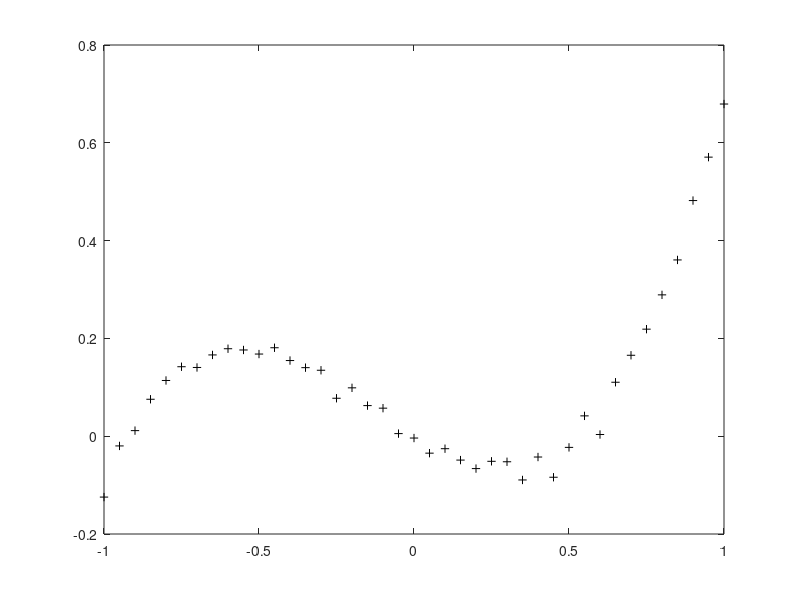

Here is the MATLAB script that generated this plot: (Note: this script raises an error after producing the figure.)

clc
clear
tic;
output=[]
%define points and desired output
x=-1:0.05:1;
len=length(x);
x_0=1;
rng(0,'twister');
d=0.8*x.^3+0.3*x.^2-0.4*x+normrnd(0,0.02,[1,len]);
figure,plot(x,d,'k+');
%initial setup(weight, LR and epochs)
w_1_01=rand;
w_1_02=rand;
w_1_03=rand;
w_1_11=rand;
w_1_12=rand;
w_1_13=rand;
w_2_11=rand;
w_2_12=rand;
w_2_13=rand;
w_2_21=rand;
w_2_22=rand;
w_2_23=rand;
w_2_31=rand;
w_2_32=rand;
w_2_33=rand;
w_3_11=rand;
w_3_21=rand;
w_3_31=rand;
learning_rate=0.01;
epochs=20000;
for i=1:epochs
    for j=1:41
        %using tanh in hidden layers
        v_1_1=x_0*w_1_01+x(j)*w_1_11;
        v_1_2=x_0*w_1_02+x(j)*w_1_12;
        v_1_3=x_0*w_1_03+x(j)*w_1_13;
        x_1_out1=(exp(v_1_1)-exp(-v_1_1))/(exp(v_1_1)+exp(-v_1_1));%X_out of first neutron in first layer
        x_1_out2=(exp(v_1_2)-exp(-v_1_2))/(exp(v_1_2)+exp(-v_1_2));%X_out of second neutron in first layer
        x_1_out3=(exp(v_1_3)-exp(-v_1_3))/(exp(v_1_3)+exp(-v_1_3));%X_out of third neutron in first layer
        v_2_1=x_1_out1*w_2_11+x_1_out2*w_2_21+x_1_out3*w_2_31;
        v_2_2=x_1_out1*w_2_12+x_1_out2*w_2_22+x_1_out3*w_2_32;
        v_2_3=x_1_out1*w_2_13+x_1_out2*w_2_23+x_1_out3*w_2_33;
        x_2_out1=(exp(v_2_1)-exp(-v_2_1))/(exp(v_2_1)+exp(-v_2_1));%X_out of first neutron in second layer
        x_2_out2=(exp(v_2_2)-exp(-v_2_2))/(exp(v_2_2)+exp(-v_2_2));%X_out of second neutron in second layer
        x_2_out3=(exp(v_2_3)-exp(-v_2_3))/(exp(v_2_3)+exp(-v_2_3));%X_out of third neutron in second layer
        v_3_1=x_2_out1*w_3_11+x_2_out2*w_3_21+x_2_out3*w_3_31;
        %using pure linear in output layer
        x_3_out1=v_3_1;
        dphidv_3_1=1;


        delta_3_1=(d(j)-x_3_out1)*dphidv_3_1;%local gradient
f
        %weight derivation in output layer
        w_3_11=w_3_11+learning_rate*delta_3_1*x_2_out1;
        w_3_21=w_3_21+learning_rate*delta_3_1*x_2_out2;
        w_3_31=w_3_31+learning_rate*delta_3_1*x_2_out3;

        %hidden layer derivation
        delta_2_1=delta_3_1*w_3_11*(1-(x_2_out1)^2);
        delta_2_2=delta_3_1*w_3_21*(1-(x_2_out2)^2);
        delta_2_3=delta_3_1*w_3_31*(1-(x_2_out3)^2);
        w_2_11=w_2_11+learning_rate*delta_2_1*x_1_out1;
        w_2_12=w_2_12+learning_rate*delta_2_2*x_1_out1;
        w_2_13=w_2_13+learning_rate*delta_2_3*x_1_out1;
        w_2_21=w_2_21+learning_rate*delta_2_1*x_1_out2;
        w_2_22=w_2_22+learning_rate*delta_2_2*x_1_out2;
        w_2_23=w_2_23+learning_rate*delta_2_3*x_1_out2;
        w_2_31=w_2_31+learning_rate*delta_2_1*x_1_out3;
        w_2_32=w_2_32+learning_rate*delta_2_2*x_1_out3;
        w_2_33=w_2_33+learning_rate*delta_2_3*x_1_out3;

        delta_1_1=(delta_2_1*w_2_11+delta_2_2*w_2_12+delta_2_3*w_2_13)*(1-(x_1_out1)^2);
        delta_1_2=(delta_2_1*w_2_21+delta_2_2*w_2_22+delta_2_3*w_2_23)*(1-(x_1_out2)^2);
        delta_1_3=(delta_2_1*w_2_31+delta_2_2*w_2_32+delta_2_3*w_2_33)*(1-(x_1_out3)^2);
        w_1_01=w_1_01+learning_rate*delta_1_1*x_0;
        w_1_02=w_1_02+learning_rate*delta_1_2*x_0;
        w_1_03=w_1_03+learning_rate*delta_1_3*x_0;
        w_1_11=w_1_11+learning_rate*delta_1_1*x(j);
        w_1_12=w_1_12+learning_rate*delta_1_2*x(j);
        w_1_13=w_1_13+learning_rate*delta_1_3*x(j);

    end
end

x=-0.97:0.1:0.93;
for k=1:length(x)
v_1_1=x_0*w_1_01+x(k)*w_1_11;
v_1_2=x_0*w_1_02+x(k)*w_1_12;
v_1_3=x_0*w_1_03+x(k)*w_1_13;
%using tanh in hidden layer
v_1_1=x_0*w_1_01+x(k)*w_1_11;
v_1_2=x_0*w_1_02+x(k)*w_1_12;
v_1_3=x_0*w_1_03+x(k)*w_1_13;
x_1_out1=(exp(v_1_1)-exp(-v_1_1))/(exp(v_1_1)+exp(-v_1_1));%X_out of first neutron in first layer
x_1_out2=(exp(v_1_2)-exp(-v_1_2))/(exp(v_1_2)+exp(-v_1_2));%X_out of second neutron in first layer
x_1_out3=(exp(v_1_3)-exp(-v_1_3))/(exp(v_1_3)+exp(-v_1_3));%X_out of third neutron in first layer
v_2_1=x_1_out1*w_2_11+x_1_out2*w_2_21+x_1_out3*w_2_31;
v_2_2=x_1_out1*w_2_12+x_1_out2*w_2_22+x_1_out3*w_2_32;
v_2_3=x_1_out1*w_2_13+x_1_out2*w_2_23+x_1_out3*w_2_33;
x_2_out1=(exp(v_2_1)-exp(-v_2_1))/(exp(v_2_1)+exp(-v_2_1));%X_out of first neutron in second layer
x_2_out2=(exp(v_2_2)-exp(-v_2_2))/(exp(v_2_2)+exp(-v_2_2));%X_out of second neutron in second layer
x_2_out3=(exp(v_2_3)-exp(-v_2_3))/(exp(v_2_3)+exp(-v_2_3));%X_out of third neutron in second layer
v_3_1=x_2_out1*w_3_11+x_2_out2*w_3_21+x_2_out3*w_3_31;
%using linear in output layer
x_3_out1=v_3_1;
dphidv_3_1=1;
output=[output x_3_out1];
end
hold on
plot(x,output,'r-')
xlabel('x')
ylabel('output')
legend('training data','structure 1-3-3-1 test prediction')
toc;
